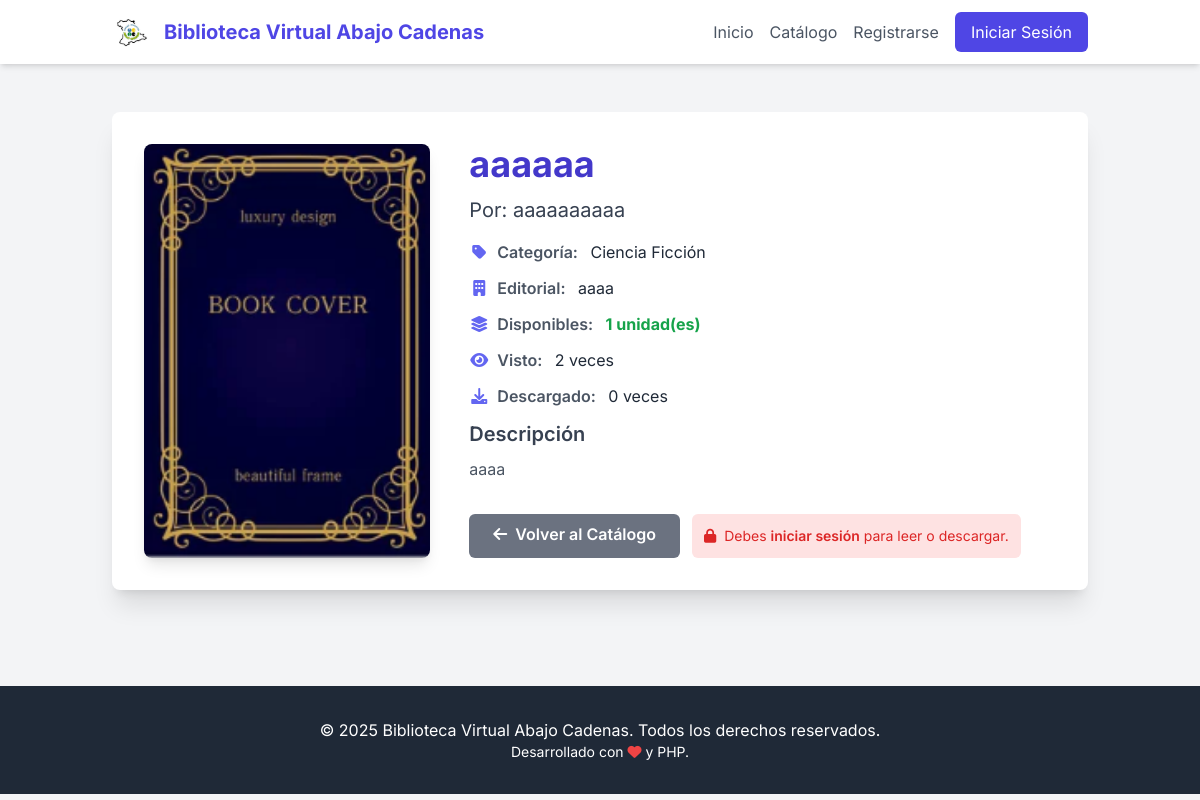
Page /detalle_libro.php?id=10 on the committed database.
### tables this page shows
CREATE TABLE `libros` (
  `id` int(11) NOT NULL,
  `titulo` varchar(255) NOT NULL,
  `autor` varchar(255) DEFAULT NULL,
  `editorial` varchar(255) DEFAULT NULL,
  `descripcion` text DEFAULT NULL,
  `categoria_id` int(11) DEFAULT NULL,
  `ruta_archivo_pdf` varchar(255) NOT NULL,
  `ruta_portada_img` varchar(255) DEFAULT NULL,
  `subido_por_usuario_id` int(11) DEFAULT NULL,
  `fecha_subida` timestamp NOT NULL DEFAULT current_timestamp(),
  `palabras_clave` text DEFAULT NULL,
  `ano_publicacion` int(4) DEFAULT NULL,
  `cantidad_disponible` int(11) DEFAULT 1,
  `visualizaciones` int(11) DEFAULT 0,
  `descargas` int(11) DEFAULT 0
);

CREATE TABLE `categorias` (
  `id` int(11) NOT NULL,
  `nombre` varchar(100) NOT NULL,
  `descripcion` text DEFAULT NULL,
  `creada_por` int(11) DEFAULT NULL,
  `fecha_creacion` timestamp NOT NULL DEFAULT current_timestamp()
);

### detalle_libro.php (the view, shortened to what this page needs)
<?php
require_once 'db_config.php';
$libro_id = isset($_GET['id']) ? (int)$_GET['id'] : 0;
$libro = null;
if ($libro_id > 0) {
    $sql = "SELECT l.*, c.nombre as nombre_categoria
            FROM libros l
            LEFT JOIN categorias c ON l.categoria_id = c.id
            WHERE l.id = ?";
    if ($stmt = $mysqli->prepare($sql)) {
        $stmt->bind_param("i", $libro_id);
        $stmt->execute();
        $resultado = $stmt->get_result();
        if ($resultado->num_rows === 1) {
            $libro = $resultado->fetch_assoc();
        } else {
            $mensaje_error = "Libro no encontrado.";
        }
    } else {
        $mensaje_error = "Error al preparar la consulta: " . $mysqli->error;
    }
} else {
    $mensaje_error = "No se especificó un ID de libro válido.";
}
$dashboard_link = "index.php";
?>
<!DOCTYPE html>
<html lang="es">
<head>
    <script src="https://cdn.tailwindcss.com"></script>
    <link rel="stylesheet" href="https://cdnjs.cloudflare.com/ajax/libs/font-awesome/6.0.0-beta3/css/all.min.css">
</head>
<body class="bg-gray-100 text-gray-800">
    <nav class="bg-white shadow-md sticky top-0 z-50">
        <div class="container mx-auto px-6 py-3 flex justify-between items-center">
            <a href="index.php" class="flex items-center text-xl font-bold text-indigo-600">
                <img src="logo.png" alt="Logo Biblioteca Abajo Cadenas" class="h-10 mr-3">
                <span>Biblioteca Virtual Abajo Cadenas</span>
            </a>
            <div class="hidden md:flex space-x-4 items-center">
                <a href="index.php" class="text-gray-600 hover:text-indigo-600">Inicio</a>
                <a href="catalogo.php" class="text-gray-600 hover:text-indigo-600">Catálogo</a>
                <?php if (isset($_SESSION["loggedin"]) && $_SESSION["loggedin"] === true && isset($_SESSION["role"])): ?>
                    <a href="<?php echo $dashboard_link; ?>" class="text-gray-600 hover:text-indigo-600">Mi Panel</a>
                    <a href="logout.php" class="bg-red-500 text-white px-3 py-2 rounded-md hover:bg-red-600 text-sm">Cerrar Sesión</a>
                <?php else: ?>
                    <a href="registro.php" class="text-gray-600 hover:text-indigo-600">Registrarse</a>
                    <a href="index.php#loginSection" class="bg-indigo-600 text-white px-4 py-2 rounded-md hover:bg-indigo-700">Iniciar Sesión</a>
                <?php endif; ?>
            </div>
        </div>
    </nav>
    <main class="container mx-auto px-6 py-12">
        <?php if ($libro): ?>
            <div class="bg-white p-6 sm:p-8 rounded-lg shadow-xl">
                <div class="flex flex-col md:flex-row gap-6 md:gap-8">
                    <div class="md:w-1/3 flex justify-center md:justify-start">
                        <img src="<?php echo !empty($libro['ruta_portada_img']) ? htmlspecialchars($libro['ruta_portada_img']) : 'cover.png'; ?>"
                             alt="Portada de <?php echo htmlspecialchars($libro['titulo']); ?>"
                             class="book-cover-large"
                             onerror="this.onerror=null; this.src='cover.png';">
                    </div>
                    <div class="md:w-2/3">
                        <h1 class="text-3xl sm:text-4xl font-bold text-indigo-700 mb-3"><?php echo htmlspecialchars($libro['titulo']); ?></h1>
                        <p class="text-xl text-gray-700 mb-1">Por: <?php echo htmlspecialchars($libro['autor']); ?></p>
                        <div class="space-y-3 text-sm sm:text-base mt-4">
                            <?php if (!empty($libro['nombre_categoria'])): ?>
                            <div class="detail-section">
                                <span class="detail-label"><i class="fas fa-tag fa-fw mr-2 text-indigo-500"></i>Categoría:</span>
                                <span class="detail-value"><?php echo htmlspecialchars($libro['nombre_categoria']); ?></span>
                            </div>
                            <?php endif; ?>
                            <?php if (!empty($libro['editorial'])): ?>
                            <div class="detail-section">
                                <span class="detail-label"><i class="fas fa-building fa-fw mr-2 text-indigo-500"></i>Editorial:</span>
                                <span class="detail-value"><?php echo htmlspecialchars($libro['editorial']); ?></span>
                            </div>
                            <?php endif; ?>
                            <div class="detail-section">
                                <span class="detail-label"><i class="fas fa-layer-group fa-fw mr-2 text-indigo-500"></i>Disponibles:</span>
                                <span class="detail-value font-bold <?php echo ($libro['cantidad_disponible'] > 0) ? 'text-green-600' : 'text-red-600'; ?>">
                                    <?php echo htmlspecialchars($libro['cantidad_disponible']); ?> unidad(es)
                                </span>
                            </div>
                             <div class="detail-section">
                                <span class="detail-label"><i class="fas fa-eye fa-fw mr-2 text-indigo-500"></i>Visto:</span>
                                <span class="detail-value"><?php echo htmlspecialchars($libro['visualizaciones'] ?? 0); ?> veces</span>
                            </div>
                             <div class="detail-section">
                                <span class="detail-label"><i class="fas fa-download fa-fw mr-2 text-indigo-500"></i>Descargado:</span>
                                <span class="detail-value"><?php echo htmlspecialchars($libro['descargas'] ?? 0); ?> veces</span>
                            </div>
                            <?php if (!empty($libro['descripcion'])): ?>
                            <div class="detail-section mt-6">
                                <h2 class="text-xl font-semibold text-gray-700 mb-2">Descripción</h2>
                                <p class="text-gray-600 leading-relaxed whitespace-pre-wrap"><?php echo nl2br(htmlspecialchars($libro['descripcion'])); ?></p>
                            </div>
                            <?php endif; ?>
                        </div>
                        <div class="mt-8 flex flex-col sm:flex-row gap-3">
                            <a href="catalogo.php" class="w-full sm:w-auto bg-gray-500 hover:bg-gray-600 text-white font-semibold py-2 px-6 rounded-md text-center transition-colors">
                                <i class="fas fa-arrow-left mr-2"></i>Volver al Catálogo
                            </a>
                            <?php if (isset($_SESSION["loggedin"]) && $_SESSION["loggedin"] === true): ?>
                                <?php if (!empty($libro['ruta_archivo_pdf'])): ?>
                                    <a href="<?php echo htmlspecialchars($libro['ruta_archivo_pdf']); ?>" target="_blank" class="w-full sm:w-auto bg-blue-500 hover:bg-blue-600 text-white font-semibold py-2 px-6 rounded-md text-center transition-colors">
                                        <i class="fas fa-eye mr-2"></i>Leer Online
                                    </a>
                                    <a href="descargar_libro.php?id=<?php echo $libro['id']; ?>" class="w-full sm:w-auto bg-green-500 hover:bg-green-600 text-white font-semibold py-2 px-6 rounded-md text-center transition-colors">
                                        <i class="fas fa-download mr-2"></i>Descargar PDF
                                    </a>
                                <?php endif; ?>
                            <?php else: ?>
                                <p class="text-sm text-red-600 bg-red-100 p-3 rounded-md w-full sm:w-auto text-center">
                                    <i class="fas fa-lock mr-1"></i> Debes <a href="index.php#loginSection" class="font-semibold hover:underline">iniciar sesión</a> para leer o descargar.
                                </p>
                            <?php endif; ?>
                        </div>
                    </div>
                </div>
            </div>
        <?php endif; ?>
    </main>
    <footer class="bg-gray-800 text-white py-8 mt-12">
        <div class="container mx-auto px-6 text-center">
            <p>&copy; <?php echo date("Y"); ?> Biblioteca Virtual Abajo Cadenas. Todos los derechos reservados.</p>
            <p class="text-sm">Desarrollado con <i class="fas fa-heart text-red-500"></i> y PHP.</p>
        </div>
    </footer>
</body>
</html>

### detalle_libro.php (style rules this page uses)
body { font-family: 'Inter', sans-serif; }
.book-cover-large { max-width: 350px; height: auto; border-radius: 0.5rem; box-shadow: 0 10px 15px -3px rgba(0, 0, 0, 0.1), 0 4px 6px -2px rgba(0, 0, 0, 0.05); }
.detail-section { margin-bottom: 0.75rem; }
.detail-label { font-weight: 600; color: #4B5563; }
.detail-value { color: #1F2937; margin-left: 0.5rem; }

### rows in the picture
libros: titulo "aaaaaa", autor "aaaaaaaaaa", categoria.nombre "Ciencia Ficción", editorial "aaaa", cantidad_disponible "1", visualizaciones "2", descargas "0", descripcion "aaaa"
